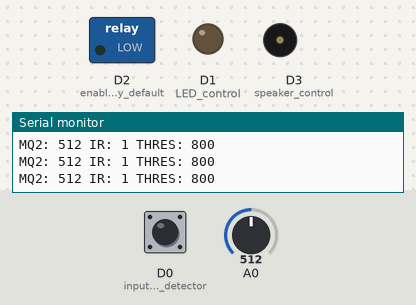
A sketch run on a simulated ESP8266 (NodeMCU). Parts: switched loads named in the sketch (green lamp = pin HIGH), output pins drawn as LEDs (lit = HIGH), buzzer (waves = sounding, pin HIGH), the last lines printed to the serial monitor. The test bench sets the inputs (shaded band); at power-on: A0 = 512, D0 (input_from_fire_detector) HIGH. WiFi joins after 1.5 s; servers stay silent unless stated.

Above: at 3.0 s.
3.1 s: A0 set to 782
5.4 s: A0 set to 811
At 7.2 s:
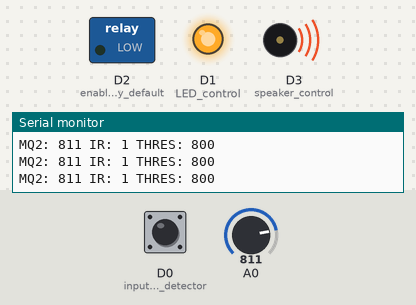
7.9 s: A0 set to 790
At 8.3 s:
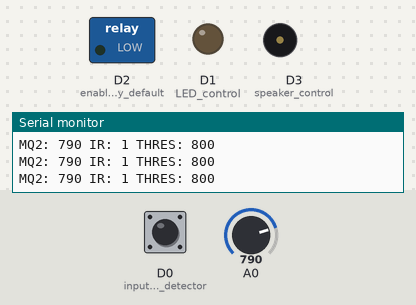
9.4 s: A0 set to 810
At 11.4 s:
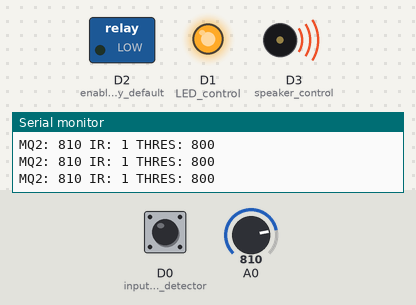
Timing chart, 0 to 12.9 s (numbered marks = the images above; inputs shaded):
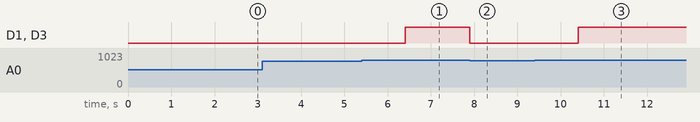

Measured:
- the behaviour switches between 800 and 801 on A0 (found by bisection; images 0 and 1)
- after the input at 5.4 s, D1 (LED_control), D3 (speaker_control): LOW → HIGH after 1.0 s
- after the input at 7.9 s, D1 (LED_control), D3 (speaker_control): HIGH → LOW at once
- after the input at 9.4 s, D1 (LED_control), D3 (speaker_control): LOW → HIGH after 1.0 s

The sketch:

firedetector.ino
```cpp
#define BLYNK_PRINT Serial

#include <ESP8266WiFi.h>
#include <BlynkSimpleEsp8266.h>


char auth[] = "blynk_token";
char ssid[] = "wifi_name";
char pass[] = "wifi_pass";

bool sensor0 = false;
unsigned long CurrentTime;
unsigned long StartTime;
int t = 0;
int threshold = 800;

BlynkTimer timer;
WidgetLED led1(V0);
WidgetLED led2(V1);

void checkSensors();

void setup()
{

  pinMode(D0, INPUT);  // input from fire detector
  pinMode(D1, OUTPUT); // LED control
  pinMode(D2, OUTPUT); // enable relay by default
  pinMode(D3, OUTPUT); // speaker control
  Serial.begin(115200);
  Blynk.begin(auth, ssid, pass);
  timer.setInterval(100L, checkSensors);
  led1.on();
  led2.off();
}

BLYNK_CONNECTED() {
  Blynk.notify("Device started");
}

BLYNK_WRITE(V2)
{
  threshold = param.asInt(); // assigning incoming value from pin V1 to a variable

  // process received value
}


void checkSensors(){

  int sensorValueDigital = digitalRead(D0);
  int sensorValue = analogRead(A0);

  Serial.printf("MQ2: %d IR: %d THRES: %d\n",sensorValue, sensorValueDigital, threshold);

  if (( sensorValue > threshold || sensorValueDigital == 0 ) && sensor0 == false) {
    sensor0 = true;
    StartTime = millis();
  }

  else if (( sensorValue > threshold || sensorValueDigital == 0 ) && sensor0 == true) {
    CurrentTime = millis();
    if (CurrentTime-StartTime > 1000){
      digitalWrite(D1, HIGH);
      digitalWrite(D3, HIGH);
      led2.on();
    }
    if (CurrentTime-StartTime > 5000){
      pinMode(D2, INPUT);
      Blynk.notify("5 seconds of fire! zomg!!!");
      led1.off();

    }
  }

  else {
    sensor0 = false;
    digitalWrite(D1, LOW);
    digitalWrite(D3, LOW);
    pinMode(D2, OUTPUT);
    led1.on();
    led2.off();
  }
}


void loop()
{
  Blynk.run();
  timer.run();

}
```
